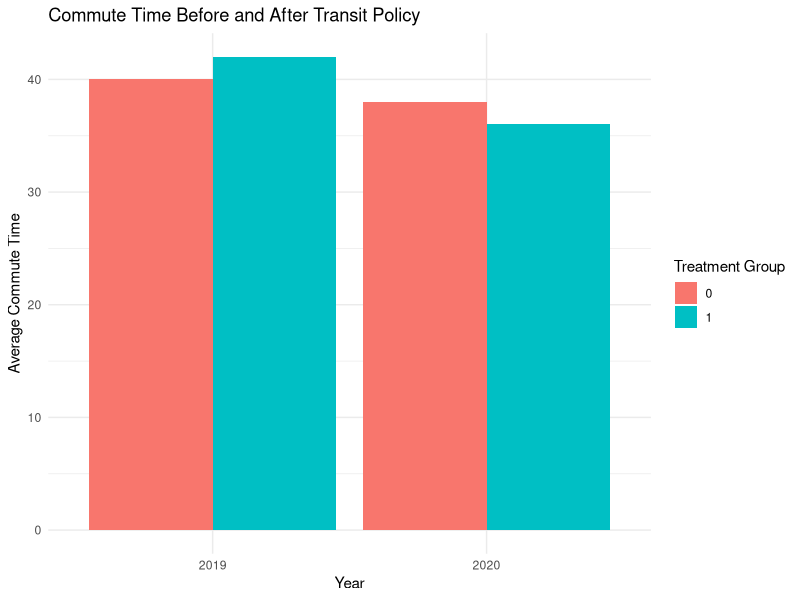

Here is the R script that generated this plot:
## ---- chunk 1
knitr::opts_chunk$set(echo = TRUE)
## ---- chunk 2
# Load libraries
library(tidyverse)

# set working directory
setwd("/Users/ganzorig/Library/Mobile Documents/com~apple~CloudDocs/Data and R/Github/First example project")

# Load the data
data <- read_csv("transit_policy_data.csv")

# Create DiD variables
data <- data %>%
  mutate(post = ifelse(year == 2020, 1, 0),
         did = post * treatment_group)

# Run the DiD regression
model <- lm(commute_time ~ treatment_group + post + did, data = data)
summary(model)

# Plot average commute times
data %>%
  group_by(year, treatment_group) %>%
  summarise(avg_commute = mean(commute_time)) %>%
  ggplot(aes(x = factor(year), y = avg_commute, fill = factor(treatment_group))) +
  geom_col(position = "dodge") +
  labs(title = "Commute Time Before and After Transit Policy",
       x = "Year", y = "Average Commute Time",
       fill = "Treatment Group") +
  theme_minimal()
